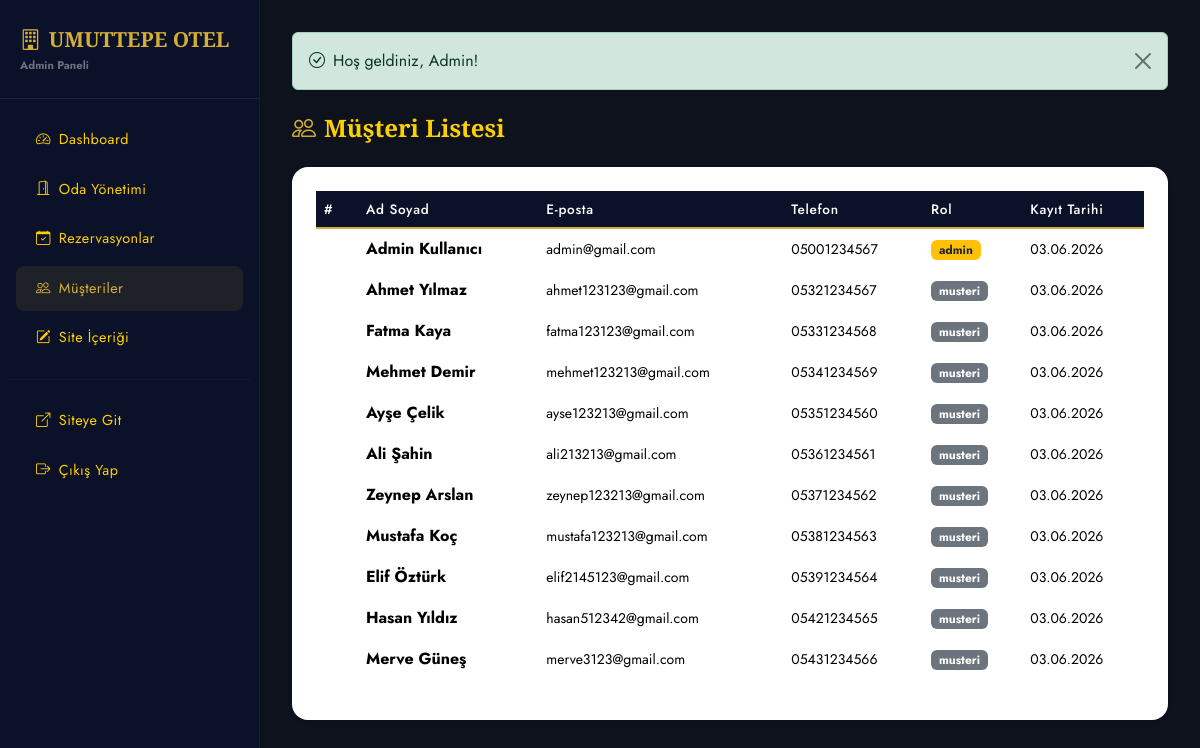
The page /admin/admin_panel.php?tab=musteriler (signed in) on the database its author committed.
### tables this page shows
CREATE TABLE musteri (
    musteri_id    INT AUTO_INCREMENT PRIMARY KEY,
    ad            VARCHAR(100)  NOT NULL,
    soyad         VARCHAR(100)  NOT NULL,
    email         VARCHAR(150)  NOT NULL UNIQUE,
    telefon       VARCHAR(20)   NOT NULL,
    sifre         VARCHAR(255)  NOT NULL,
    kayit_tarihi  DATETIME      NOT NULL DEFAULT CURRENT_TIMESTAMP,
    rol           ENUM('musteri','admin') NOT NULL DEFAULT 'musteri',
    CHECK (LENGTH(telefon) >= 10)
);

### baglanti.php (called while the page is built, shortened)
<?php
function db_query($conn, $sql, $types = '', $params = []) {
    $stmt = mysqli_prepare($conn, $sql);
    mysqli_stmt_execute($stmt);
    return $stmt;
}
function db_fetch_all($conn, $sql, $types = '', $params = []) {
    $stmt = db_query($conn, $sql, $types, $params);
    $result = mysqli_stmt_get_result($stmt);
    $rows = [];
    while ($row = mysqli_fetch_assoc($result)) {
        $rows[] = $row;
    }
    return $rows;
}
function e($str) {
    return htmlspecialchars($str ?? '', ENT_QUOTES, 'UTF-8');
}
function format_tarih($tarih) {
    return date('d.m.Y', strtotime($tarih));
}

### Admin/admin_panel.php (the view, shortened to what this page needs)
<?php
require_once '../baglanti.php';
$icerik_rows = db_fetch_all($baglanti, "SELECT alan, deger FROM otel_icerik");
$otel_icerik = [];
foreach ($icerik_rows as $row) { $otel_icerik[$row['alan']] = $row['deger']; }
$otel_adi = $otel_icerik['otel_adi'] ?? 'Umuttepe Otel';
$tab = $_GET['tab'] ?? 'dashboard';
$tum_odalar   = db_fetch_all($baglanti,
    "SELECT o.*, ot.tip_adi FROM odalar o JOIN oda_tipleri ot ON o.tip_id=ot.tip_id ORDER BY o.oda_no");
$tum_rezervasyonlar = db_fetch_all($baglanti,
    "SELECT * FROM v_rezervasyon_detay ORDER BY olusturma_tarihi DESC");
$tum_musteriler = db_fetch_all($baglanti, "SELECT * FROM musteri ORDER BY kayit_tarihi DESC");
$doluluk = db_fetch_all($baglanti, "SELECT * FROM v_doluluk_istatistik");
$toplam_oda  = count($tum_odalar);
$bos_oda     = count(array_filter($tum_odalar, fn($o) => $o['durum']==='bos'));
$aktif_rez   = count(array_filter($tum_rezervasyonlar, fn($r) => in_array($r['durum'], ['beklemede','onaylandi'])));
$toplam_mus  = count($tum_musteriler);
$stmt_gelir = mysqli_prepare($baglanti, "CALL sp_aylik_gelir(?, ?)");
$yil = (int)date('Y'); $ay = (int)date('n');
mysqli_stmt_bind_param($stmt_gelir, "ii", $yil, $ay);
mysqli_stmt_execute($stmt_gelir);
$gelir_result = mysqli_stmt_get_result($stmt_gelir);
$aylik_gelir  = mysqli_fetch_assoc($gelir_result) ?? [];
?>
<!DOCTYPE html>
<html lang="tr">
<head>
    <link href="https://cdn.jsdelivr.net/npm/bootstrap@5.3.3/dist/css/bootstrap.min.css" rel="stylesheet">
    <link href="https://cdn.jsdelivr.net/npm/bootstrap-icons@1.11.3/font/bootstrap-icons.css" rel="stylesheet">
    <link href="/otel/css/style.css" rel="stylesheet">
</head>
<body style="background:#f4f6fb;">
<div class="d-flex">
    <div class="admin-sidebar">
        <div class="sidebar-brand">
            <i class="bi bi-building me-2"></i><?= e($otel_adi) ?>
            <div style="font-size:0.7rem;color:rgba(255,255,255,0.4);font-family:'Jost',sans-serif;margin-top:2px;">Admin Paneli</div>
        </div>
        <nav class="nav flex-column p-2 mt-2">
            <a class="nav-link <?= $tab==='dashboard' ? 'active' : '' ?>" href="?tab=dashboard">
                <i class="bi bi-speedometer2 me-2"></i>Dashboard
            </a>
            <a class="nav-link <?= $tab==='odalar' ? 'active' : '' ?>" href="?tab=odalar">
                <i class="bi bi-door-open me-2"></i>Oda Yönetimi
            </a>
            <a class="nav-link <?= $tab==='rezervasyonlar' ? 'active' : '' ?>" href="?tab=rezervasyonlar">
                <i class="bi bi-calendar-check me-2"></i>Rezervasyonlar
            </a>
            <a class="nav-link <?= $tab==='musteriler' ? 'active' : '' ?>" href="?tab=musteriler">
                <i class="bi bi-people me-2"></i>Müşteriler
            </a>
            <a class="nav-link <?= $tab==='icerik' ? 'active' : '' ?>" href="?tab=icerik">
                <i class="bi bi-pencil-square me-2"></i>Site İçeriği
            </a>
            <hr style="border-color:rgba(255,255,255,0.1);">
            <a class="nav-link" href="/otel/index.php" target="_blank">
                <i class="bi bi-box-arrow-up-right me-2"></i>Siteye Git
            </a>
            <a class="nav-link text-danger-subtle" href="/otel/logout.php">
                <i class="bi bi-box-arrow-right me-2"></i>Çıkış Yap
            </a>
        </nav>
    </div>
    <div class="admin-content flex-grow-1">
        <?php
        if (isset($_SESSION['flash'])) {
            $f = $_SESSION['flash'];
            $renk = $f['tip'] === 'basari' ? 'success' : 'danger';
            echo '<div class="alert alert-'.$renk.' alert-dismissible fade show mb-4"><i class="bi bi-'.($f['tip']==='basari'?'check':'x').'-circle me-2"></i>'.e($f['mesaj']).'<button class="btn-close" data-bs-dismiss="alert"></button></div>';
        }
        ?>
        <?php if ($tab === 'dashboard'): ?>
        <h4 class="mb-4"><i class="bi bi-speedometer2 me-2 text-gold"></i>Dashboard</h4>
        <div class="row g-4 mb-4">
            <div class="col-md-3">
                <div class="card border-0 rounded-4 text-white" style="background:linear-gradient(135deg,#0a1628,#122040);">
                    <div class="card-body p-4">
                        <div class="fs-1 text-gold mb-1"><i class="bi bi-door-open"></i></div>
                        <div style="font-size:2rem;font-family:'Cormorant Garamond',serif;font-weight:700;"><?= $toplam_oda ?></div>
                        <div class="text-white-50 small">Toplam Oda</div>
                        <div class="text-success small mt-1"><?= $bos_oda ?> müsait</div>
                    </div>
                </div>
            </div>
            <div class="col-md-3">
                <div class="card border-0 rounded-4 text-white" style="background:linear-gradient(135deg,#c9a84c,#9e7a20);">
                    <div class="card-body p-4">
                        <div class="fs-1 mb-1"><i class="bi bi-calendar-check"></i></div>
                        <div style="font-size:2rem;font-family:'Cormorant Garamond',serif;font-weight:700;"><?= $aktif_rez ?></div>
                        <div class="text-white-50 small">Aktif Rezervasyon</div>
                    </div>
                </div>
            </div>
            <div class="col-md-3">
                <div class="card border-0 rounded-4 text-white" style="background:linear-gradient(135deg,#198754,#145f3c);">
                    <div class="card-body p-4">
                        <div class="fs-1 mb-1"><i class="bi bi-people"></i></div>
                        <div style="font-size:2rem;font-family:'Cormorant Garamond',serif;font-weight:700;"><?= $toplam_mus ?></div>
                        <div class="text-white-50 small">Kayıtlı Müşteri</div>
                    </div>
                </div>
            </div>
            <div class="col-md-3">
                <div class="card border-0 rounded-4 text-white" style="background:linear-gradient(135deg,#0d6efd,#084298);">
                    <div class="card-body p-4">
                        <div class="fs-1 mb-1"><i class="bi bi-cash-coin"></i></div>
                        <div style="font-size:1.4rem;font-family:'Cormorant Garamond',serif;font-weight:700;">
                            <?= format_para($aylik_gelir['toplam_gelir'] ?? 0) ?>
                        </div>
                        <div class="text-white-50 small">Bu Ayki Gelir</div>
                    </div>
                </div>
            </div>
        </div>
        <div class="row g-4">
            <div class="col-md-6">
                <div class="card border-0 rounded-4 shadow-sm">
                    <div class="card-header bg-white border-0 pt-4 pb-0 px-4">
                        <h6><i class="bi bi-bar-chart me-2 text-gold"></i>Oda Tipi Doluluk Oranları</h6>
                        <small class="text-muted">v_doluluk_istatistik VIEW'ından</small>
                    </div>
                    <div class="card-body p-4">
                        <table class="table table-sm table-otel">
                            <thead><tr><th>Tip</th><th>Toplam</th><th>Dolu</th><th>Boş</th><th>Doluluk %</th></tr></thead>
                            <tbody>
                            <?php foreach ($doluluk as $d): ?>
                            <tr>
                                <td><?= e($d['tip_adi']) ?></td>
                                <td><?= $d['toplam_oda'] ?></td>
                                <td><span class="text-danger"><?= $d['dolu_oda'] ?></span></td>
                                <td><span class="text-success"><?= $d['bos_oda'] ?></span></td>
                                <td>
                                    <div class="progress" style="height:6px;">
                                        <div class="progress-bar bg-warning" style="width:<?= $d['doluluk_orani'] ?>%"></div>
                                    </div>
                                    <small><?= $d['doluluk_orani'] ?>%</small>
                                </td>
                            </tr>
                            <?php endforeach; ?>
                            </tbody>
                        </table>
                    </div>
                </div>
            </div>
            <div class="col-md-6">
                <div class="card border-0 rounded-4 shadow-sm">
                    <div class="card-header bg-white border-0 pt-4 pb-0 px-4">
                        <h6><i class="bi bi-clock-history me-2 text-gold"></i>Son Rezervasyonlar</h6>
                    </div>
                    <div class="card-body p-4">
                        <table class="table table-sm table-otel">
                            <thead><tr><th>#</th><th>Müşteri</th><th>Oda</th><th>Durum</th></tr></thead>
                            <tbody>
                            <?php foreach (array_slice($tum_rezervasyonlar, 0, 8) as $r): ?>
                            <tr>
                                <td class="text-muted small"><?= $r['rezervasyon_id'] ?></td>
                                <td class="small"><?= e($r['musteri_adi']) ?></td>
                                <td class="small"><?= e($r['oda_no']) ?></td>
                                <td>
                                    <?php $badge = ['onaylandi'=>'success','beklemede'=>'warning','iptal'=>'danger'][$r['durum']] ?? 'secondary'; ?>
                                    <span class="badge bg-<?= $badge ?> small"><?= e($r['durum']) ?></span>
                                </td>
                            </tr>
                            <?php endforeach; ?>
                            </tbody>
                        </table>
                    </div>
                </div>
            </div>
        </div>
        <?php elseif ($tab === 'musteriler'): ?>
        <h4 class="mb-4"><i class="bi bi-people me-2 text-gold"></i>Müşteri Listesi</h4>
        <div class="card border-0 rounded-4 shadow-sm">
            <div class="card-body p-4">
                <div class="table-responsive">
                    <table class="table table-otel align-middle">
                        <thead>
                            <tr><th>#</th><th>Ad Soyad</th><th>E-posta</th><th>Telefon</th><th>Rol</th><th>Kayıt Tarihi</th></tr>
                        </thead>
                        <tbody>
                            <?php foreach ($tum_musteriler as $m): ?>
                            <tr>
                                <td class="text-muted small"><?= $m['musteri_id'] ?></td>
                                <td><strong><?= e($m['ad'] . ' ' . $m['soyad']) ?></strong></td>
                                <td class="small"><?= e($m['email']) ?></td>
                                <td class="small"><?= e($m['telefon']) ?></td>
                                <td><span class="badge <?= $m['rol']==='admin'?'bg-warning text-dark':'bg-secondary' ?>"><?= e($m['rol']) ?></span></td>
                                <td class="small"><?= format_tarih($m['kayit_tarihi']) ?></td>
                            </tr>
                            <?php endforeach; ?>
                        </tbody>
                    </table>
                </div>
            </div>
        </div>
        <?php endif; ?>
    </div>
</div>
</body>
</html>

### Css/style.css (style rules this page uses)
:root { --navy: #0a1128; --navy2: #162444; --gold: #d4af37; --gold2: #eed16e; --bg-main: #0d121c; --surface: #ffff; --cream: #000000; --text-main: #ffd000; --text-muted: #ffd000; --bs-font-sans-serif: 'Jost', sans-serif; }
body { font-family: var(--bs-font-sans-serif); background: var(--bg-main); color: var(--text-main); }
h1, h2, h3, h4, h5 { font-family: 'Cormorant Garamond', serif; font-weight: 600; }
.text-muted { color: #ffffff !important; }
.nav-link { color: var(--text-main) !important; font-size: 0.9rem; letter-spacing: 0.03em; transition: color 0.2s; }
.text-gold { color: var(--gold) !important; }
.table-otel { color: var(--text-main); }
.table-otel thead th { background: var(--navy); color: #ffffff; font-weight: 500; font-size: 0.85rem; letter-spacing: 0.05em; border-bottom: 2px solid var(--gold); }
.table-otel tbody tr { border-bottom: 1px solid rgba(255,255,255,0.05); }
.admin-sidebar { background: var(--navy); border-right: 1px solid rgba(255,255,255,0.05); min-height: 100vh; width: 260px; position: fixed; left: 0; top: 0; padding: 0; z-index: 1000; }
.admin-sidebar .sidebar-brand { padding: 24px 20px; border-bottom: 1px solid rgba(255,255,255,0.08); font-family: 'Cormorant Garamond', serif; font-size: 1.3rem; color: var(--gold); font-weight: 700; }
.admin-sidebar .nav-link { color: var(--text-muted) !important; padding: 12px 20px; border-radius: 8px; margin: 2px 8px; font-size: 0.9rem; transition: all 0.2s; }
.admin-sidebar .nav-link:hover, .admin-sidebar .nav-link.active { background: rgba(212, 175, 55, 0.1) !important; color: var(--gold) !important; }
.admin-sidebar .nav-link i { width: 22px; }
.admin-content { margin-left: 260px; padding: 32px; min-height: 100vh; background: var(--bg-main); color: var(--text-main); }

### rows shown on the page
musteri: ad+soyad "Admin Kullanıcı", email "admin@gmail.com", telefon "05001234567", rol "admin", kayit_tarihi "03.06.2026"
musteri: ad+soyad "Ahmet Yılmaz", email "ahmet123123@gmail.com", telefon "05321234567", rol "musteri", kayit_tarihi "03.06.2026"
musteri: ad+soyad "Fatma Kaya", email "fatma123123@gmail.com", telefon "05331234568", rol "musteri", kayit_tarihi "03.06.2026"
musteri: ad+soyad "Mehmet Demir", email "mehmet123213@gmail.com", telefon "05341234569", rol "musteri", kayit_tarihi "03.06.2026"
musteri: ad+soyad "Ayşe Çelik", email "ayse123213@gmail.com", telefon "05351234560", rol "musteri", kayit_tarihi "03.06.2026"
musteri: ad+soyad "Ali Şahin", email "ali213213@gmail.com", telefon "05361234561", rol "musteri", kayit_tarihi "03.06.2026"
musteri: ad+soyad "Zeynep Arslan", email "zeynep123213@gmail.com", telefon "05371234562", rol "musteri", kayit_tarihi "03.06.2026"
musteri: ad+soyad "Mustafa Koç", email "mustafa123213@gmail.com", telefon "05381234563", rol "musteri", kayit_tarihi "03.06.2026"
musteri: ad+soyad "Elif Öztürk", email "elif2145123@gmail.com", telefon "05391234564", rol "musteri", kayit_tarihi "03.06.2026"
musteri: ad+soyad "Hasan Yıldız", email "hasan512342@gmail.com", telefon "05421234565", rol "musteri", kayit_tarihi "03.06.2026"
musteri: ad+soyad "Merve Güneş", email "merve3123@gmail.com", telefon "05431234566", rol "musteri", kayit_tarihi "03.06.2026"

### other values the page prints
$otel_adi "UMUTTEPE OTEL"
$f['mesaj'] "Hoş geldiniz, Admin!"
